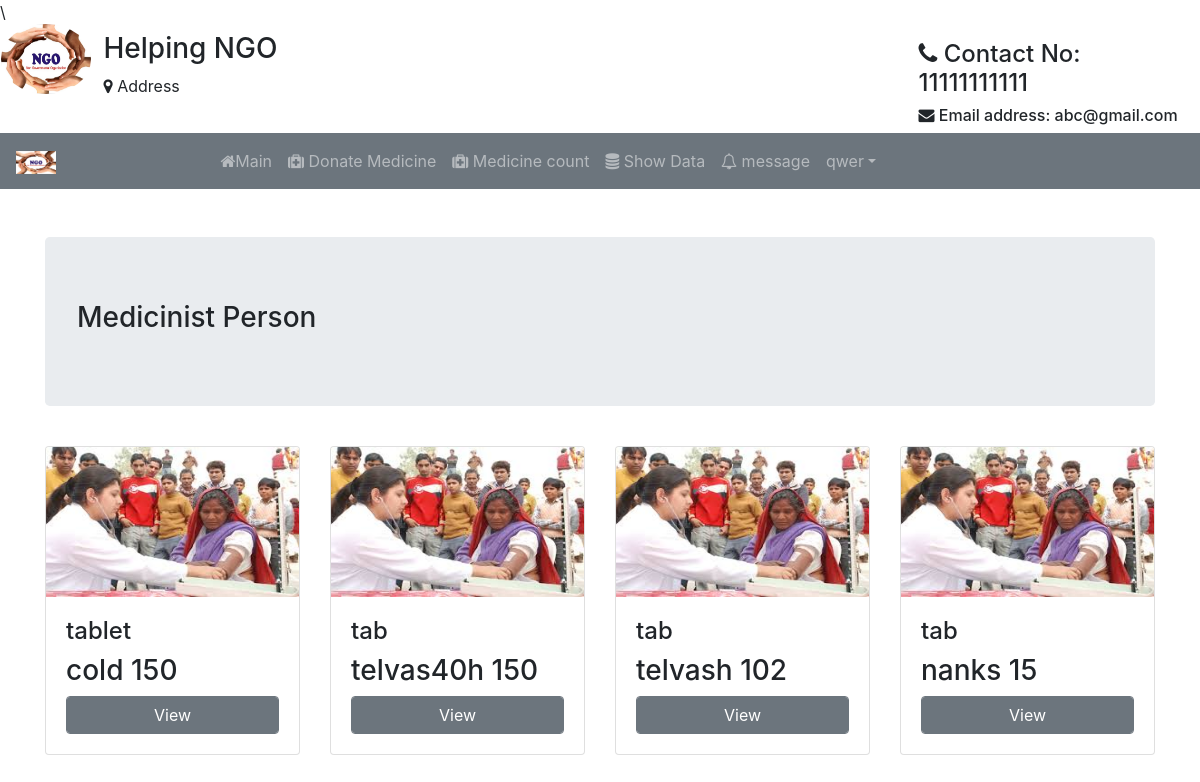
Screenshot of /mn/ (signed in) with the database file from the repository.
### Student/models.py (models this page shows)
class User(AbstractUser):
	t = (
		(1,'Medicinist'),
		(2,'Org'),
		(3,'Anonymous'),
		)
	role = models.IntegerField(default=3,choices=t)
	g=[('M',"Male"),('F','Female')]
	age=models.IntegerField(default=10)
	impf=models.ImageField(upload_to='Medicines/',default="ngo1.jpg")
	gender=models.CharField(max_length=10,choices=g,default="F")
	organization_name=models.CharField(max_length=120,default="ngo")
	hospital_name=models.CharField(max_length=120,default="ap")
	phone_no=models.CharField(null=True,default="1234567890",max_length=10)
	pan_no=models.CharField(max_length=10,default="ABC1234DE5")
	address=models.CharField(max_length=200,default="Tirupathi")

class MedicineInfo(models.Model):
	organization_name=models.CharField(max_length=120,default="ngo")
	pharmacy_name=models.CharField(max_length=500)
	medicine_name=models.CharField(max_length=120)
	quantity=models.CharField(max_length=30)
	batch_no=models.IntegerField(unique=True)
	category=models.CharField(max_length=120)
	production_date=models.DateField()
	entry_date=models.DateField()
	expiry_date=models.DateField()
	created_date=models.DateField(auto_now=True)
	days_count=models.DateField(null=True)
	uid=models.ForeignKey(User,on_delete=models.CASCADE)
	impf=models.ImageField(upload_to='Medicines/',default="ngo1.jpg")

### Student/views.py (the view)
# urls.py: path('mn/',views.mainpage,name="mnp"),
def mainpage(request):
	mdl = MedicineInfo.objects.filter(uid_id=request.user.id)
	return render(request,'htfiles/mainpage.html',{'t':mdl})

### Student/templates/htfiles/mainpage.html (shortened to what this page needs)
{% extends 'htfiles/header.html' %}
{% block content %}
<div class="container mt-5">
	<div class="jumbotron">
		{% if user.is_superuser %}
		<h3>Super User</h3>
		{% elif user.role == 1 %}
		<h3>Medicinist Person </h3>
		{% elif user.role == 2 %}
		<h3>Organization Person </h3>
		{% else %}
		<h3>Anonymous User</h3>
		{% endif %}
	</div>
	{% if user.role == 1 %}
	<div class="row">
		{% for j in t %}
		<div class="col col-md-3">
			<div class="card my-2">
				<img class="card-img-top" src="{{j.impf.url}}" alt="Card image" style="height:150px;width:100%">
				<div class="card-body">
					<h4>{{j.category}}</h4>
				<h3>{{j.medicine_name}} <span>{{j.quantity}}</span></h3>
				<a href="#" class="btn btn-secondary form-control">View</a>
				</div>
			</div>
		</div>
		{% endfor %}
	</div>
	{% endif %}
</div>
{% endblock %}

### Student/templates/htfiles/navbar.html (shortened to what this page needs)
{% load static %}
<div class="row">
  <div class="col col-md-1" style="margin-left:1px;">
  <img src="{% static 'images/NGO.jpg' %}" alt="logo" style="width:90px; height: 70px;" class="rounded-circle">
  </div>
  <div class="col mt-2">
    <h3>Helping NGO</h3>
    <p><i class="fa fa-map-marker" aria-hidden="true"></i>
Address</p>
  </div>
  <div class="col-md-3" style="margin-right: 4px">
    <h4 class="mt-3"><i class="fa fa-phone" aria-hidden="true"></i>
Contact No: 11111111111</h4>
    <h6><i class="fa fa-envelope" aria-hidden="true"></i>   Email address: abc@gmail.com</h6>
  </div>
</div>
<nav class="navbar navbar-expand-sm bg-secondary text-white navbar-dark">
  <a class="navbar-brand" href="#">
    <img src="{% static 'images/NGO.jpg' %}" alt="logo" style="width: 40px;">
  </a>
  <ul class="navbar-nav ml-auto text-white" style="margin-right: 300px">
{% if not user.is_authenticated %}
    <li class="nav-item" style="margin-right: 80px">
      <a class="nav-link" href="#"><i class="fa fa-home" aria-hidden="true"></i>
Home</a>
    </li>
    <li class="nav-item" style="margin-right: 80px">
      <a class="nav-link" href="{% url 'ab' %}"><i class="fa fa-user" aria-hidden="true"></i>
About us</a>
   <!--  </li>
    <li class="nav-item" style="margin-right: 80px">
      <a class="nav-link" href="#">Volunteers</a>
    </li> -->
    <li class="nav-item" style="margin-right: 80px">
      <a class="nav-link" href="{% url 'don' %}"><i class="fa fa-users" aria-hidden="true"></i>
Our workers</a>
    </li>
    <li class="nav-item" style="margin-right: 80px">
      <a class="nav-link" href="#"><i class="fa fa-phone" aria-hidden="true"></i>
Contact us</a>
    </li>
    <li class="nav-item">
      <a class="nav-link" href="{% url 'log' %}"><span class="glyphicon glyphicon-user"></span><i class="fa fa-sign-in" aria-hidden="true"></i>
Login</a>
    </li>
  {% elif user.role == 1 %}
  <li class="nav-item">
        <a class="nav-link" href="{% url 'mnp' %}"><i class="fa fa-home" aria-hidden="true"></i>Main</a>
      </li>
      <li class="nav-item">
        <a class="nav-link" href="{% url 'up' %}"><i class="fa fa-medkit" aria-hidden="true"></i>
Donate Medicine</a>
      </li>
      <li class="nav-item">
        <a class="nav-link" href="#"><i class="fa fa-medkit" aria-hidden="true"></i>
Medicine count</a>
      </li>
      <li class="nav-item">
        <a class="nav-link" href="{% url 'tab' %}"><i class="fa fa-database" aria-hidden="true"></i>
Show Data</a>
      </li>
      <li class="nav-item">
        <a class="nav-link" href="#"><i class="fa fa-bell-o" aria-hidden="true"></i>
message </a>
      </li>
      <li class="dropdown">
      <a type="button" class="nav-link dropdown-toggle" data-toggle="dropdown">{{user.username}}</a>
    {% endif %}
    </ul>
</nav>

### Student/templates/htfiles/navbar.html (style rules this page uses)
.nav-link { color: light; }

### rows the page displays
User: username "qwer"
MedicineInfo: impf (picture), category "tablet", medicine_name "cold", quantity "150"
MedicineInfo: impf (picture), category "tab", medicine_name "telvas40h", quantity "150"
MedicineInfo: impf (picture), category "tab", medicine_name "telvash", quantity "102"
MedicineInfo: impf (picture), category "tab", medicine_name "nanks", quantity "15"
